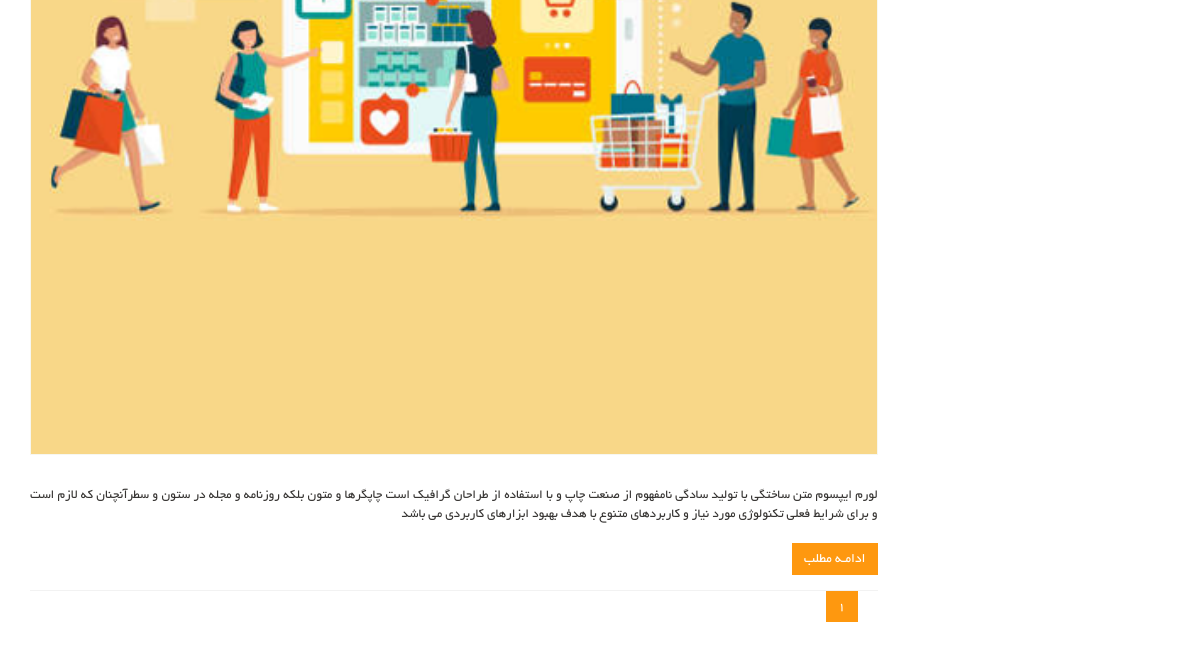
/articles/ (lower part), run on an earlier commit of the app's database.
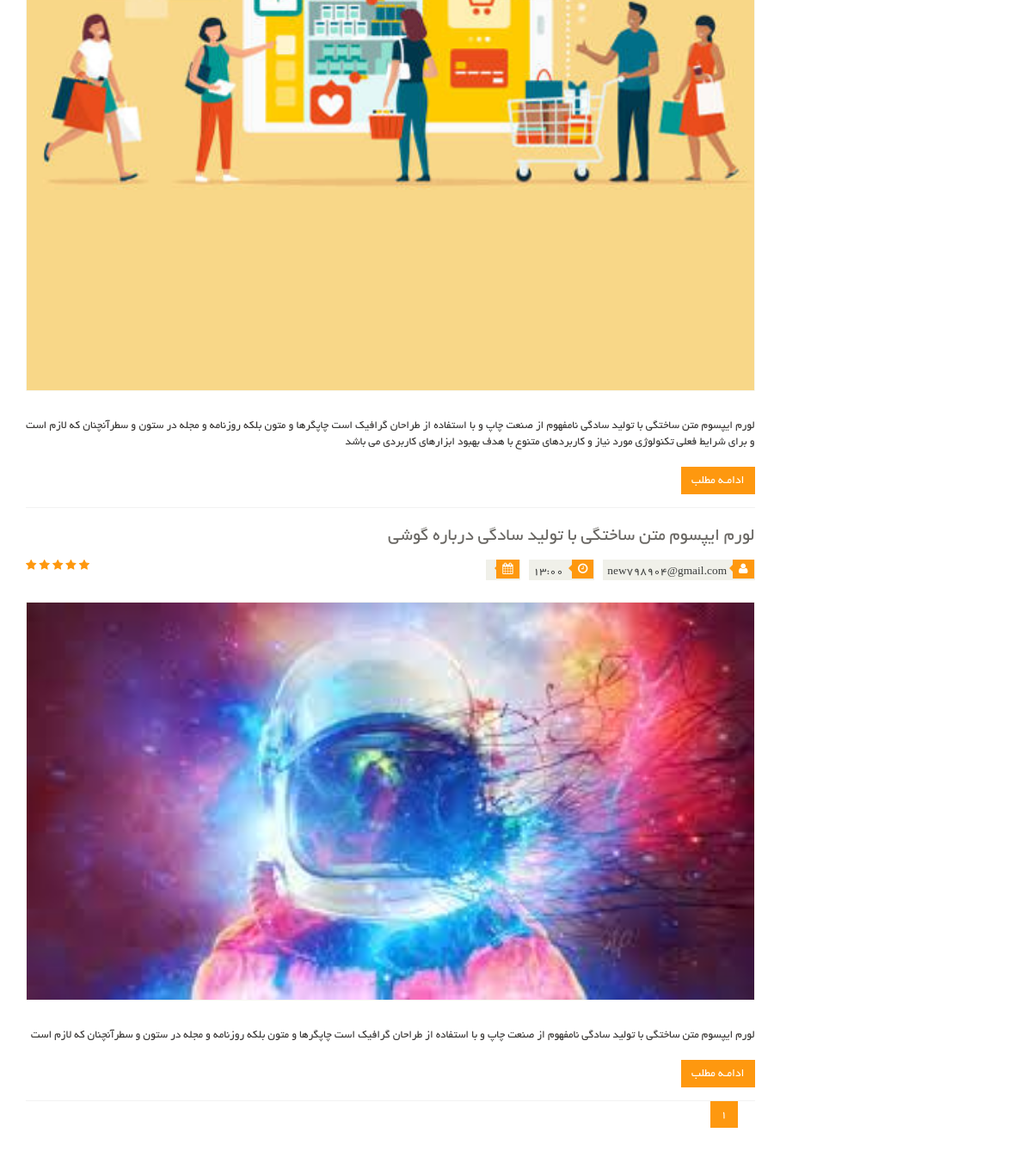
And on a later commit of the database.
### article_module/models.py (models this page shows, shortened)
class Article(models.Model):
    title = models.CharField(max_length=300, verbose_name='عنوان مقاله')
    slug = models.SlugField(max_length=300, db_index=True, allow_unicode=True, verbose_name='عنوان در url')
    image = models.ImageField(upload_to='images/articles', verbose_name='تصویر مقاله')
    short_description = models.TextField(verbose_name='توضیحات کوتاه')
    text = models.TextField(verbose_name='متن مقاله')
    is_active = models.BooleanField(default=True, verbose_name='فعال / غیر فعال')
    selected_categories = models.ManyToManyField(ArticleCategory, verbose_name='دسته بندی ها')
    author = models.ForeignKey(User, on_delete=models.CASCADE, verbose_name='نویسنده', null=True, editable=False)
    created_date = models.DateTimeField(auto_now_add=True, editable=False, verbose_name='تاریخ ثبت')
    def get_jalali_create_time(self):
        return self.created_date.strftime('%H:%M')
    class Meta:
        verbose_name = 'مقاله'
        verbose_name_plural = 'مقالات'

### account_module/models.py (models this page shows)
class User(AbstractUser):
    avatar = models.CharField(max_length=255, verbose_name='تصویر اواتار', null=True, blank=True)
    email_active_code = models.CharField(max_length=150, verbose_name='کد فعال سازی ایمیل')
    class Meta:
        verbose_name = 'کاربر'
        verbose_name_plural = 'کاربران'
    def __str__(self):
        if self.first_name is not '' and self.last_name is not '':
            return self.get_full_name()
        return self.email

### article_module/views.py (the view)
# urls.py: path('', views.ArticleListView.as_view(), name='articles_list'),
class ArticleListView(ListView):
    model = Article
    paginate_by = 4
    template_name = 'article_module/articles_page.html'
    def get_context_data(self, *args, **kwargs):
        context = super(ArticleListView, self).get_context_data(*args, **kwargs)
        return context
    def get_queryset(self):
        query = super(ArticleListView, self).get_queryset()
        query = query.filter(is_active=True)
        category_name = self.kwargs.get('category')
        if category_name is not None:
            query = query.filter(selected_categories__url_title__iexact=category_name)
        return query

### polls/templatetags/poll_extras.py (called while the page is built)
@register.filter(name="show_jalali_date")
def show_jalali_date(value):
    return date2jalali(value)

### article_module/templates/article_module/articles_page.html (shortened to what this page needs)
{% extends 'shared/_layout.html' %}
{% load thumbnail %}
{% load poll_extras %}
{% load render_partial %}
{% block content %}
<section>
    <div class="container">
        <div class="row">
            <div class="col-sm-9">
                <div class="blog-post-area">
                    {% for article in object_list %}
                    <div class="single-blog-post">
                        <h3>{{article.title}}</h3>
                        <div class="post-meta">
                            <ul>
                                {% if article.author is not None %}
                                <li><i class="fa fa-user"></i>{{article.author}}</li> </li>
                                {% endif %}
                                <li><i class="fa fa-clock-o"></i> {{ article.get_jalali_create_time }}</li>
                                <li><i class="fa fa-calendar"></i> {{ article.created_date | show_jalali_date }}</li>
                            </ul>
                            <span>
                                    <i class="fa fa-star"></i>
                                    <i class="fa fa-star"></i>
                                    <i class="fa fa-star"></i>
                                    <i class="fa fa-star"></i>
                                    <i class="fa fa-star-half-o"></i>
                            </span>
                        </div>
                        <a href="">
                            {% thumbnail article.image "862x398" crop='center' qulity=98 as im %}
                                <img src="{{ im.url }}">
                            {% endthumbnail %}
                        </a>
                        <p>{{article.short_description}}</p>
                        <a class="btn btn-primary" href="{% url 'articles_detail' pk=article.id%}">ادامـه مطلب</a>
                    </div>
                    {% endfor %}
                    <ul class="pagination">
                        {% for pageNumber in paginator.page_range %}
                            <li class="{% if page_obj.number == pageNumber %}active{% endif %}">
                                <a href="?page={{ pageNumber}}">{{pageNumber}}</a>
                            </li>
                        {% endfor %}
                    </ul>
                </div>
            </div>
        </div>
    </div>
</section>
{% endblock  %}

### templates/shared/_layout.html (shortened to what this page needs)
{% load render_partial %}
<!DOCTYPE html>
<html lang="en">
<head>
	{% include 'shared/header_references.html' %}
</head>
<body>
{% block content %}{% endblock  %}
</body>
</html>

### templates/shared/header_references.html (shortened to what this page needs)
<link href="/static/css/bootstrap.min.css" rel="stylesheet">
<link href="/static/css/font-awesome.min.css" rel="stylesheet">
<link href="/static/css/prettyPhoto.css" rel="stylesheet">
<link href="/static/css/price-range.css" rel="stylesheet">
<link href="/static/css/animate.css" rel="stylesheet">
<link href="/static/css/main.css" rel="stylesheet">
<link href="/static/css/custom.css" rel="stylesheet">
<link href="/static/css/responsive.css" rel="stylesheet">

### static/css/main.css (style rules this page uses)
body { font-family: 'BYekan'; font-size: 10pt; position: relative; font-weight: normal; direction: rtl; }
ul li { list-style: none; }
a { -webkit-transition: 300ms; -moz-transition: 300ms; -o-transition: 300ms; transition: 300ms; }
h1, h2, h3, h4, h5, h6 { font-family: 'BYekan', sans-serif; }
.pagination { display: inline-block; margin-bottom: 25px; margin-top: 0; padding-right: 15px; }
.pagination li:first-child a, .pagination li:first-child span { border-bottom-left-radius: 0; border-top-left-radius: 0; margin-left: 0; }
.pagination li:last-child a, .pagination li:last-child span { border-bottom-right-radius: 0; border-top-right-radius: 0; }
.pagination .active a, .pagination .active span, .pagination .active a:hover, .pagination .active span:hover, .pagination .active a:focus, .pagination .active span:focus { background-color: #FE980F; border-color: #FE980F; color: #FFFFFF; cursor: default; z-index: 2; }
.pagination li a, .pagination li span { background-color: #f0f0e9; border: 0; float: left; line-height: 1.42857; margin-left: -1px; padding: 6px 12px; position: relative; text-decoration: none; margin-right: 5px; color:#000; }
.single-blog-post { border-bottom: 1px solid #f2f2f2; padding-bottom: 15px; }
.blog-post-area .single-blog-post h3 { color: #696763; font-size: 16pt; font-family: 'BYekan',sans-serif; text-transform: uppercase; font-weight: 500; margin-bottom: 17px; }
.blog-post-area .single-blog-post a img { border: 1px solid #F7F7F0; width: 100%; margin-bottom: 30px }
.blog-post-area .single-blog-post p { color: #363432; text-align: justify; }
.blog-post-area .post-meta { display: block; margin-bottom: 25px; overflow: hidden; }
.blog-post-area .post-meta ul { padding:0; display: inline; }
.blog-post-area .post-meta ul li { background:#F0F0E9; float: right; margin-left: 10px; padding: 0 5px; font-size: 10pt; color: #393b3b; position: relative; }
.blog-post-area .post-meta ul li i { background:#FE980F; color: #FFFFFF; margin-right: -4px; margin-left: 7px; padding: 4px 7px; }
.sinlge-post-meta li i:after, .blog-post-area .post-meta ul li i:after { content: ""; position: absolute; width: auto; height: auto; border-color:transparent #FE980F transparent transparent ; border-width:4px; border-style: solid; top:6px; right:26px; }
.post-meta span { float: left; }
.post-meta span i { color: #FE980F; }
.blog-post-area .single-blog-post .btn-primary { background:#FE980F; border: medium none; border-radius: 0; color: #FFFFFF; margin-top: 10px; }
.btn.btn-primary { background:#FE980F; border: 0 none; border-radius: 0; margin-top: 16px; }

What changed in the data, as far as the page shows it:
added Article: title "لورم ایپسوم متن ساختگی با تولید سادگی درباره گوشی", author "new798904@gmail.com", get_jalali_create_time "13:00", shows a picture, short_description "لورم ایپسوم متن ساختگی با تولید سادگی نامفهوم از صنعت چاپ و با استفاده از طراحان گرافیک است چاپگرها و متون بلکه روزنامه و مجله در ستون و سطرآنچنان که لازم است"
